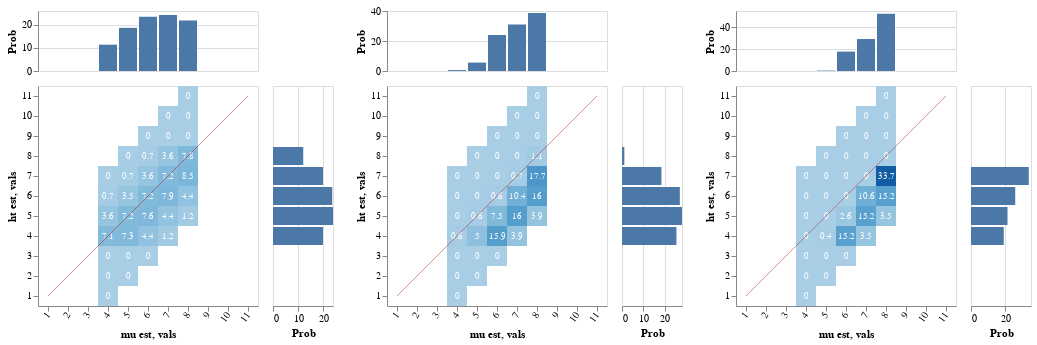

The notebook cell this image was saved under:
### Markdown cell above
#### Pragmatic listener hears:

> "John and Mary are as short as Bill"

Again, since Bill's height is unknown, the posterior probability remains distributed across many heights.

But now, the various strengthenings lead ultimately to a pragmatic conclusion that John is almost certainly below the median (same for Mary)

As expected, the evaluative effect is much stronger

### Code cell
writeIORef cacheRef (0, Map.empty)  
vlShow . sidewaysDists <$> sequence
  [ -- margHeatFromDist <$> enumD (first (`ht` John) <$> indicesPriorFlat)
    -- margHeatFromDist <$> enumD (first (`ht` John) <$> listener infoLUMEq cacheRef (0, UShrt, denEq0))
    margHeatFromDist <$> enumD (first (`ht` John) <$> listener infoLUMAndEq cacheRef (1, UShrt, andDenEq0))
  , margHeatFromDist <$> enumD (first (`ht` John) <$> listener infoLUMAndEq cacheRef (2, UShrt, andDenEq0))
  , margHeatFromDist <$> enumD (first (`ht` John) <$> listener infoLUMAndEq cacheRef (3, UShrt, andDenEq0))
  ]

### Figure 1 — Vega-Lite specification as saved in the notebook (floating-point values rounded to 4 significant figures)
{"$schema": "https://vega.github.io/schema/vega-lite/v3.json", "hconcat": [{"$schema": "https://vega.github.io/schema/vega-lite/v3.json", "bounds": "flush", "config": {"scale": {"rectBandPaddingInner": 0}}, "data": {"values": [{"ht est": "1", "mu est": "4", "probability": 0}, {"ht est": "2", "mu est": "4", "probability": 0}, {"ht est": "2", "mu est": "5", "probability": 0}, {"ht est": "3", "mu est": "4", "probability": 0}, {"ht est": "3", "mu est": "5", "probability": 0}, {"ht est": "3", "mu est": "6", "probability": 0}, {"ht est": "4", "mu est": "4", "probability": 7.1}, {"ht est": "4", "mu est": "5", "probability": 7.3}, {"ht est": "4", "mu est": "6", "probability": 4.4}, {"ht est": "4", "mu est": "7", "probability": 1.2}, {"ht est": "5", "mu est": "4", "probability": 3.6}, {"ht est": "5", "mu est": "5", "probability": 7.2}, {"ht est": "5", "mu est": "6", "probability": 7.6}, {"ht est": "5", "mu est": "7", "probability": 4.4}, {"ht est": "5", "mu est": "8", "probability": 1.2}, {"ht est": "6", "mu est": "4", "probability": 0.7}, {"ht est": "6", "mu est": "5", "probability": 3.5}, {"ht est": "6", "mu est": "6", "probability": 7.2}, {"ht est": "6", "mu est": "7", "probability": 7.9}, {"ht est": "6", "mu est": "8", "probability": 4.4}, {"ht est": "7", "mu est": "4", "probability": 0}, {"ht est": "7", "mu est": "5", "probability": 0.7}, {"ht est": "7", "mu est": "6", "probability": 3.6}, {"ht est": "7", "mu est": "7", "probability": 7.2}, {"ht est": "7", "mu est": "8", "probability": 8.5}, {"ht est": "8", "mu est": "5", "probability": 0}, {"ht est": "8", "mu est": "6", "probability": 0.7}, {"ht est": "8", "mu est": "7", "probability": 3.6}, {"ht est": "8", "mu est": "8", "probability": 7.8}, {"ht est": "9", "mu est": "6", "probability": 0}, {"ht est": "9", "mu est": "7", "probability": 0}, {"ht est": "9", "mu est": "8", "probability": 0}, {"ht est": "10", "mu est": "7", "probability": 0}, {"ht est": "10", "mu est": "8", "probability": 0}, {"ht est": "11", "mu est": "8", "probability": 0}]}, "spacing": 15, "vconcat": [{"encoding": {"x": {"axis": null, "field": "mu est", "scale": {"domain": ["1", "2", "3", "4", "5", "6", "7", "8", "9", "10", "11"], "rangeStep": 30}, "sort": null, "type": "ordinal"}, "y": {"aggregate": "sum", "axis": {"title": "Prob"}, "field": "probability", "type": "quantitative"}}, "height": 60, "mark": "bar"}, {"bounds": "flush", "hconcat": [{"encoding": {"x": {"axis": {"labelAngle": -55}, "field": "mu est", "scale": {"domain": ["1", "2", "3", "4", "5", "6", "7", "8", "9", "10", "11"], "rangeStep": 30}, "sort": null, "type": "ordinal"}, "y": {"axis": {"labelAngle": 0}, "field": "ht est", "scale": {"domain": ["11", "10", "9", "8", "7", "6", "5", "4", "3", "2", "1"], "rangeStep": 30}, "sort": null, "type": "ordinal"}}, "layer": [{"encoding": {"color": {"aggregate": "sum", "field": "probability", "legend": null, "scale": {"scheme": {"extent": [0.2, 0.9], "name": "blues"}}, "type": "quantitative"}}, "mark": "rect"}, {"encoding": {"color": {"value": "white"}, "text": {"aggregate": "sum", "field": "probability", "type": "quantitative"}}, "mark": {"fontSize": 9, "type": "text"}}, {"data": {"values": [{"vals": "1"}, {"vals": "2"}, {"vals": "3"}, {"vals": "4"}, {"vals": "5"}, {"vals": "6"}, {"vals": "7"}, {"vals": "8"}, {"vals": "9"}, {"vals": "10"}, {"vals": "11"}]}, "encoding": {"x": {"field": "vals", "sort": null, "type": "ordinal"}, "y": {"field": "vals", "sort": null, "type": "ordinal"}}, "mark": {"opacity": 0.5, "stroke": "firebrick", "strokeWidth": 1, "type": "line"}}]}, {"encoding": {"x": {"aggregate": "sum", "axis": {"title": "Prob"}, "field": "probability", "type": "quantitative"}, "y": {"axis": null, "field": "ht est", "scale": {"domain": ["11", "10", "9", "8", "7", "6", "5", "4", "3", "2", "1"], "rangeStep": 30}, "sort": null, "type": "ordinal"}}, "mark": "bar", "width": 60}], "spacing": 15}]}, {"$schema": "https://vega.github.io/schema/vega-lite/v3.json", "bounds": "flush", "config": {"scale": {"rectBandPaddingInner": 0}}, "data": {"values": [{"ht est": "1", "mu est": "4", "probability": 0}, {"ht est": "2", "mu est": "4", "probability": 0}, {"ht est": "2", "mu est": "5", "probability": 0}, {"ht est": "3", "mu est": "4", "probability": 0}, {"ht est": "3", "mu est": "5", "probability": 0}, {"ht est": "3", "mu est": "6", "probability": 0}, {"ht est": "4", "mu est": "4", "probability": 0.6}, {"ht est": "4", "mu est": "5", "probability": 5}, {"ht est": "4", "mu est": "6", "probability": 15.9}, {"ht est": "4", "mu est": "7", "probability": 3.9}, {"ht est": "5", "mu est": "4", "probability": 0}, {"ht est": "5", "mu est": "5", "probability": 0.6}, {"ht est": "5", "mu est": "6", "probability": 7.5}, {"ht est": "5", "mu est": "7", "probability": 16}, {"ht est": "5", "mu est": "8", "probability": 3.9}, {"ht est": "6", "mu est": "4", "probability": 0}, {"ht est": "6", "mu est": "5", "probability": 0}, {"ht est": "6", "mu est": "6", "probability": 0.6}, {"ht est": "6", "mu est": "7", "probability": 10.4}, {"ht est": "6", "mu est": "8", "probability": 16}, {"ht est": "7", "mu est": "4", "probability": 0}, {"ht est": "7", "mu est": "5", "probability": 0}, {"ht est": "7", "mu est": "6", "probability": 0}, {"ht est": "7", "mu est": "7", "probability": 0.7}, {"ht est": "7", "mu est": "8", "probability": 17.7}, {"ht est": "8", "mu est": "5", "probability": 0}, {"ht est": "8", "mu est": "6", "probability": 0}, {"ht est": "8", "mu est": "7", "probability": 0}, {"ht est": "8", "mu est": "8", "probability": 1.1}, {"ht est": "9", "mu est": "6", "probability": 0}, {"ht est": "9", "mu est": "7", "probability": 0}, {"ht est": "9", "mu est": "8", "probability": 0}, {"ht est": "10", "mu est": "7", "probability": 0}, {"ht est": "10", "mu est": "8", "probability": 0}, {"ht est": "11", "mu est": "8", "probability": 0}]}, "spacing": 15, "vconcat": [{"encoding": {"x": {"axis": null, "field": "mu est", "scale": {"domain": ["1", "2", "3", "4", "5", "6", "7", "8", "9", "10", "11"], "rangeStep": 30}, "sort": null, "type": "ordinal"}, "y": {"aggregate": "sum", "axis": {"title": "Prob"}, "field": "probability", "type": "quantitative"}}, "height": 60, "mark": "bar"}, {"bounds": "flush", "hconcat": [{"encoding": {"x": {"axis": {"labelAngle": -55}, "field": "mu est", "scale": {"domain": ["1", "2", "3", "4", "5", "6", "7", "8", "9", "10", "11"], "rangeStep": 30}, "sort": null, "type": "ordinal"}, "y": {"axis": {"labelAngle": 0}, "field": "ht est", "scale": {"domain": ["11", "10", "9", "8", "7", "6", "5", "4", "3", "2", "1"], "rangeStep": 30}, "sort": null, "type": "ordinal"}}, "layer": [{"encoding": {"color": {"aggregate": "sum", "field": "probability", "legend": null, "scale": {"scheme": {"extent": [0.2, 0.9], "name": "blues"}}, "type": "quantitative"}}, "mark": "rect"}, {"encoding": {"color": {"value": "white"}, "text": {"aggregate": "sum", "field": "probability", "type": "quantitative"}}, "mark": {"fontSize": 9, "type": "text"}}, {"data": {"values": [{"vals": "1"}, {"vals": "2"}, {"vals": "3"}, {"vals": "4"}, {"vals": "5"}, {"vals": "6"}, {"vals": "7"}, {"vals": "8"}, {"vals": "9"}, {"vals": "10"}, {"vals": "11"}]}, "encoding": {"x": {"field": "vals", "sort": null, "type": "ordinal"}, "y": {"field": "vals", "sort": null, "type": "ordinal"}}, "mark": {"opacity": 0.5, "stroke": "firebrick", "strokeWidth": 1, "type": "line"}}]}, {"encoding": {"x": {"aggregate": "sum", "axis": {"title": "Prob"}, "field": "probability", "type": "quantitative"}, "y": {"axis": null, "field": "ht est", "scale": {"domain": ["11", "10", "9", "8", "7", "6", "5", "4", "3", "2", "1"], "rangeStep": 30}, "sort": null, "type": "ordinal"}}, "mark": "bar", "width": 60}], "spacing": 15}]}, {"$schema": "https://vega.github.io/schema/vega-lite/v3.json", "bounds": "flush", "config": {"scale": {"rectBandPaddingInner": 0}}, "data": {"values": [{"ht est": "1", "mu est": "4", "probability": 0}, {"ht est": "2", "mu est": "4", "probability": 0}, {"ht est": "2", "mu est": "5", "probability": 0}, {"ht est": "3", "mu est": "4", "probability": 0}, {"ht est": "3", "mu est": "5", "probability": 0}, {"ht est": "3", "mu est": "6", "probability": 0}, {"ht est": "4", "mu est": "4", "probability": 0}, {"ht est": "4", "mu est": "5", "probability": 0.4}, {"ht est": "4", "mu est": "6", "probability": 15.2}, {"ht est": "4", "mu est": "7", "probability": 3.5}, {"ht est": "5", "mu est": "4", "probability": 0}, {"ht est": "5", "mu est": "5", "probability": 0}, {"ht est": "5", "mu est": "6", "probability": 2.6}, {"ht est": "5", "mu est": "7", "probability": 15.2}, {"ht est": "5", "mu est": "8", "probability": 3.5}, {"ht est": "6", "mu est": "4", "probability": 0}, {"ht est": "6", "mu est": "5", "probability": 0}, {"ht est": "6", "mu est": "6", "probability": 0}, {"ht est": "6", "mu est": "7", "probability": 10.6}, {"ht est": "6", "mu est": "8", "probability": 15.2}, {"ht est": "7", "mu est": "4", "probability": 0}, {"ht est": "7", "mu est": "5", "probability": 0}, {"ht est": "7", "mu est": "6", "probability": 0}, {"ht est": "7", "mu est": "7", "probability": 0}, {"ht est": "7", "mu est": "8", "probability": 33.7}, {"ht est": "8", "mu est": "5", "probability": 0}, {"ht est": "8", "mu est": "6", "probability": 0}, {"ht est": "8", "mu est": "7", "probability": 0}, {"ht est": "8", "mu est": "8", "probability": 0}, {"ht est": "9", "mu est": "6", "probability": 0}, {"ht est": "9", "mu est": "7", "probability": 0}, {"ht est": "9", "mu est": "8", "probability": 0}, {"ht est": "10", "mu est": "7", "probability": 0}, {"ht est": "10", "mu est": "8", "probability": 0}, {"ht est": "11", "mu est": "8", "probability": 0}]}, "spacing": 15, "vconcat": [{"encoding": {"x": {"axis": null, "field": "mu est", "scale": {"domain": ["1", "2", "3", "4", "5", "6", "7", "8", "9", "10", "11"], "rangeStep": 30}, "sort": null, "type": "ordinal"}, "y": {"aggregate": "sum", "axis": {"title": "Prob"}, "field": "probability", "type": "quantitative"}}, "height": 60, "mark": "bar"}, {"bounds": "flush", "hconcat": [{"encoding": {"x": {"axis": {"labelAngle": -55}, "field": "mu est", "scale": {"domain": ["1", "2", "3", "4", "5", "6", "7", "8", "9", "10", "11"], "rangeStep": 30}, "sort": null, "type": "ordinal"}, "y": {"axis": {"labelAngle": 0}, "field": "ht est", "scale": {"domain": ["11", "10", "9", "8", "7", "6", "5", "4", "3", "2", "1"], "rangeStep": 30}, "sort": null, "type": "ordinal"}}, "layer": [{"encoding": {"color": {"aggregate": "sum", "field": "probability", "legend": null, "scale": {"scheme": {"extent": [0.2, 0.9], "name": "blues"}}, "type": "quantitative"}}, "mark": "rect"}, {"encoding": {"color": {"value": "white"}, "text": {"aggregate": "sum", "field": "probability", "type": "quantitative"}}, "mark": {"fontSize": 9, "type": "text"}}, {"data": {"values": [{"vals": "1"}, {"vals": "2"}, {"vals": "3"}, {"vals": "4"}, {"vals": "5"}, {"vals": "6"}, {"vals": "7"}, {"vals": "8"}, {"vals": "9"}, {"vals": "10"}, {"vals": "11"}]}, "encoding": {"x": {"field": "vals", "sort": null, "type": "ordinal"}, "y": {"field": "vals", "sort": null, "type": "ordinal"}}, "mark": {"opacity": 0.5, "stroke": "firebrick", "strokeWidth": 1, "type": "line"}}]}, {"encoding": {"x": {"aggregate": "sum", "axis": {"title": "Prob"}, "field": "probability", "type": "quantitative"}, "y": {"axis": null, "field": "ht est", "scale": {"domain": ["11", "10", "9", "8", "7", "6", "5", "4", "3", "2", "1"], "rangeStep": 30}, "sort": null, "type": "ordinal"}}, "mark": "bar", "width": 60}], "spacing": 15}]}]}
